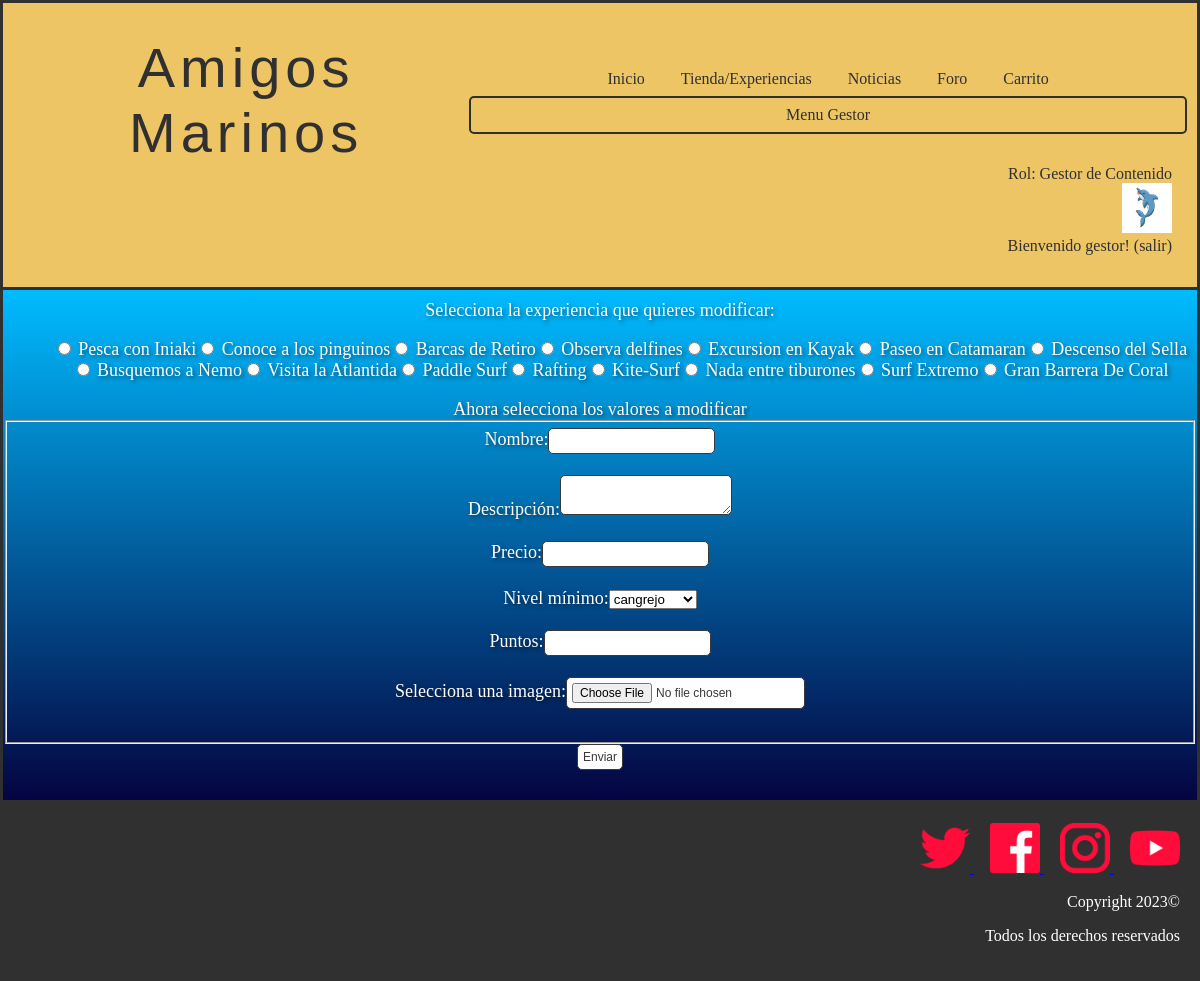
The page /modificarExperiencia.php (signed in) on the database its author committed.
### tables this page shows
CREATE TABLE IF NOT EXISTS `rol` (
  `numero` int(11) NOT NULL,
  `nombre` varchar(25) NOT NULL,
  PRIMARY KEY (`numero`)
);

CREATE TABLE IF NOT EXISTS `experiencias` (
  `nombre` varchar(25) NOT NULL,
  `id` int(11) NOT NULL AUTO_INCREMENT,
  `descripcion` text NOT NULL,
  `precio` float NOT NULL,
  `nivelminimo` int(11) NOT NULL,
  `puntos` int(11) NOT NULL,
  `imagen` varchar(50) NOT NULL,
  PRIMARY KEY (`id`),
  KEY `nivelminimo` (`nivelminimo`)
);

### includes/rol.php (called while the page is built, shortened)
<?php
class rol{
    private $nombre;
    private function __construct($numero,$nombre){
        $this->nombre = $nombre;
    }
    public static function getRolByNumero($numero){
        $conn = Aplicacion::getInstance()->getConexionBd();
        $query = sprintf("SELECT * FROM rol U WHERE U.numero=$numero");
        $rs = $conn->query($query);
        $fila=$rs->fetch_assoc();
        $rol = new rol($fila['numero'], $fila['nombre']);
        return $rol;
    }
    public function getNombre(){
        return $this->nombre;
    }
}
?>

### includes/level.php (called while the page is built, shortened)
<?php
class level{
    private $numero;
    private $nombre;
    private function __construct($numero,$nombre,$minimo,$maximo){
        $this->numero = $numero;
        $this->nombre = $nombre;
    }
    public static function getLevel($puntos){
        $conn = Aplicacion::getInstance()->getConexionBd();
        $query = sprintf("SELECT * FROM nivel U WHERE $puntos<=U.maximo AND $puntos>=U.minimo");
        $rs = $conn->query($query);
        $fila=$rs->fetch_assoc();
        $level = new level($fila['numero'], $fila['nombre'], $fila['minimo'], $fila['maximo']);
        return $level;
    }
    public static function getAllLevels(){
        $levels=[];
        $conn = Aplicacion::getInstance()->getConexionBd();
        $query = sprintf("SELECT * FROM nivel");
        $rs = $conn->query($query);
        if(mysqli_num_rows($rs) > 0){
            $i = 0;
            while($fila = $rs->fetch_assoc()){
                $levels[$i] = new level($fila['numero'], $fila['nombre'], $fila['minimo'], $fila['maximo']);
                $i++;
            }
            return $levels;
        }
       return false;
    }
    public function getNombre(){
        return $this->nombre;
    }
    public function getNumero(){
        return $this->numero;
    }
}
?>

### includes/Experiencia.php (called while the page is built, shortened)
<?php
class Experiencia {
    private $nombre;
    private $id;
    private $descripcion;
    private $precio;
    private $puntos;
    private $urlImagen;
    private function __construct($id = null , $descripcion, $precio,$nivelminimo, $urlImagen, $nombre,$puntos)
    {
        $this->id = $id;
        $this->descripcion = $descripcion;
        $this->nombre = $nombre;
        $this->precio = $precio;
        $this->urlImagen = $urlImagen;
        $this->puntos=$puntos;
    }
    public static function cargarExperiencias(){
        $experiencias = [];
        $conn=Aplicacion::getInstance()->getConexionBd();
        $query = "SELECT * FROM experiencias ORDER BY nivelminimo";
        $resultado = mysqli_query($conn, $query);
        if(mysqli_num_rows($resultado) > 0){
            $i = 0;
            while($fila = $resultado->fetch_assoc()){
                $experiencias[$i] = new Experiencia($fila["id"], $fila["descripcion"], $fila["precio"], $fila["nivelminimo"], $fila["imagen"], $fila["nombre"],$fila['puntos']);
                $i++;
            }
            return $experiencias;
        }
        else{
            return false;
        }
    }
    public function getId()
    {
        return $this->id;
    }
    public function getNombre()
    {
        return $this->nombre;
    }
    public function getPuntos()
    {
        return $this->puntos;
    }
    public function getDescripcion(){
        return $this->descripcion;
    }
    public function getImagen(){
        return $this->urlImagen;
    }
    public function getPrecio(){
        return $this->precio;
    }
}
?>

### modificarExperiencia.php (the view, shortened to what this page needs)
<?php
    require_once __DIR__.'/includes/Experiencia.php';
    require_once './includes/level.php';
?>
<!DOCTYPE html>
<html>
    <head>
        <link href= "./css/style.css" rel="stylesheet" type="text/css">
    </head>
    <body>
        <?php
            require ('./includes/comun/cabecera.php');
        ?>
        <main>
                <div class="container">
                    <div class="exp">
                            <?php
                                $experiencias = Experiencia::cargarExperiencias();
                                if(empty($experiencias)){
                                    echo '<h2>No hay experiencias en la tienda</h2>';
                                }
                                else{
                                    echo '<form action="validarEdicion.php?es=experiencia" method="post"  enctype="multipart/form-data">';
                                    echo '<label>Selecciona la experiencia que quieres modificar:</label>';
                                    echo '<ul class="modificarExp">';
                                    foreach($experiencias as $e){
                                            $id = $e->getId();
                                    $nombre = $e->getNombre();
                                    $descripcion = $e->getDescripcion();
                                    $precio = $e->getPrecio();
                                    $puntos=$e->getPuntos();
                                    $imagen = $e->getImagen();
                                    echo "<li><input type='radio' name='experiencia' value='". $id ."' data-nombre='". $nombre ."' data-descripcion='". $descripcion ."' data-precio='". $precio ."' data-imagen='". $imagen ."'data-puntos='". $puntos ."'> ". $nombre ."</li>";
                                        }
                        echo '</ul>';
                                    echo '<label>Ahora selecciona los valores a modificar</label>';
                                    echo '<fieldset>';
                                    echo '<label for="nombre">Nombre:</label>';
                                    echo '<input type="text" name="nombre" id="nombre"><br><br>';
                                    echo '<label for="descripcion">Descripción:</label>';
                                    echo '<textarea name="descripcion" id="descripcion"></textarea><br><br>';
                                    echo '<label for="precio">Precio:</label>';
                                    echo '<input type="number"  inputmode="decimal" name="precio" id="precio" step="0.01" min="0"><br><br>';
                                    echo '<label for="nivelminimo">Nivel mínimo:</label>';
                                    echo '<select name ="nivelminimo" id="nivelminimo">';
                                    $levels=level::getAllLevels();
                                    foreach($levels as $level){
                                        echo '<option value="'.$level->getNombre().'">'.$level->getNombre().'</option>';
                                    }
                                    echo'</select> <br><br>';
                                    echo '<label for="puntos">Puntos:</label>';
                                    echo '<input type="number" name="puntos" id="puntos"><br><br>';
                                    echo '<label for="imagen">Selecciona una imagen:</label>';
                                    echo '<input type="file" name="imagen" id="imagen"><br><br>';
                                    echo '</fieldset>';
                                    echo '<input type="submit" value="Enviar">';
                                    echo '</form>';
                                }
                        ?>
                    </div>
                </div>
                <?php
                    require('./includes/comun/pie.php');
                ?>
        </main>
    </body>
</html>

### includes/comun/cabecera.php (shortened to what this page needs)
<?php
require_once './includes/level.php';
require_once './includes/rol.php';
function reconocerUsuario() {
  if (isset($_SESSION["login"]) && ($_SESSION["login"]===true)){
    $rol =rol::getRolByNumero($_SESSION['rol']);
    echo'Rol: '.$rol->getNombre();
    $level=level::getLevel($_SESSION["puntos"]);
    if($level->getNumero() == level::cangrejo){
      echo '<form method="post" action="micuenta.php">
      <input type="image" src="./img/cangrejo.jpg" name="boton" width="50" alt="Botón icono cangrejo"  height="50" />
      </form>';
      echo 'Bienvenido ' . $_SESSION['nombre'] . '! ';
      echo '<a href="logout.php">(salir)</a>';
    }
    else if($level->getNumero() == level::delfin){
      echo '<form method="post" action="micuenta.php">
      <input type="image" src="./img/delfin.jpg" name="boton" width="50" alt="Botón icono delfin"  height="50" />
      </form>';
      echo 'Bienvenido ' . $_SESSION['nombre'] . '! ';
      echo '<a href="logout.php">(salir)</a>';
    }
  } else {
    echo '<form method="post" action="login.php">
    <input type="image" src="./img/usuariodesconocido.jpg" name="boton" width="50" alt="Botón para ir a login"  height="50" />
    </form>';
    echo 'Usuario desconocido. ';
    echo '<a href="login.php">Login </a>';
  }
}
?>
<header class ="header">
  <div class="cont logo-nav-cont" >
    <a class="logo">Amigos Marinos</a>
    <nav class="navigation">
          <ul>
            <li><a href="index.php ">Inicio</a></li>
            <li><a href="tienda.php">Tienda/Experiencias</a></li>
            <li><a href="noticias.php">Noticias</a></li>
            <li><a href="foro.php">Foro</a></li>
            <?php
            if (isset($_SESSION["login"]) && ($_SESSION["login"]===true)){
              ?>
              <li><a href="vistaCarrito.php">Carrito</a></li>
                <?php
                if($_SESSION["rol"] == "0"||$_SESSION["rol"] == "2"){
                  ?>
                  <li class="list__item list__item--click">
                    <div class="list__button list__button--click">
                      <a href="#" class="nav__link" id="header_button">Menu Gestor</a>
                    </div>
              </li>
          </ul>
              <?php
              }
            }
          ?>
      </nav>
    </div>
		<div class="login" >
		 <?php
		reconocerUsuario();
		?>
		</div>
</header>

### css/style.css (style rules this page uses)
body { color: white; background-color: white; text-align: center; margin: auto; }
.container { background-image: linear-gradient(to bottom,#00bbff, #040440); border: 3px solid #303030; padding-top: 10px; padding-bottom: 20px; }
.header { background-color: #eec565; color:#303030; border: 3px solid #303030; border-bottom: none; padding:2rem 0; }
.header a { color:#303030; text-decoration:none; }
.logo { letter-spacing: 5px; font-size: 3.5em; font-family:Impact, Haettenschweiler, 'Arial Narrow Bold', sans-serif; margin-left: 20px; max-width: 100%; max-height: 100%; }
.logo-nav-cont { display: flex; justify-content: space-between; align-items: center; margin-right: 10px; }
.navigation ul { margin: 0; padding: 0; list-style: none; }
.navigation ul li { display:inline-block; }
.navigation ul li a { display: block; padding: 0.5rem 1rem; transition: all 0.4s linear; border-radius: 5px; }
.login { text-align: right; margin-right: 25px; }
input[type="text"], input[type="email"], input::placeholder, input[type="password"],textarea,input[type="number"],input[type="password"] { background-color: transparent; border: none; font-size: 25px; border-bottom: 2px solid #fff; color: #fff; text-align: center; text-shadow: 2px 2px 4px rgba(0, 0, 0, 0.5); }
.modificarExp li { color:white; list-style: none; text-align: center; font-weight:500; font-size: large; display: inline-block; }
.exp { color:white; text-shadow: 2px 2px 4px rgba(0, 0, 0, 0.5); font-weight:500; font-size: 18px; display: block; margin-bottom: 10px; }
.exp input { border: 1px solid #393939; border-radius: 5px 5px 5px 5px; color: #393939; font-size: 12px; padding: 5px; background: white; cursor: pointer; }
.exp textarea { background: white; border: 1px solid #393939; border-radius: 5px 5px 5px 5px; color: black; font-size: 12px; padding: 5px; cursor: pointer; }
#nombre { text-decoration: underline; }
.nav__link { color: #303440; padding: 15px 0; }
.list__item { width: 100%; overflow: hidden; flex-direction: column; text-align: center; }
#header_button { border: 2px solid #303030; }
.list__item--click { cursor: pointer; }

### rows shown on the page
rol: nombre "Gestor de Contenido"
experiencias: nombre "Pesca con Iniaki"
experiencias: nombre "Conoce a los pinguinos"
experiencias: nombre "Barcas de Retiro"
experiencias: nombre "Observa delfines"
experiencias: nombre "Excursion en Kayak"
experiencias: nombre "Paseo en Catamaran"
experiencias: nombre "Descenso del Sella"
experiencias: nombre "Busquemos a Nemo"
experiencias: nombre "Visita la Atlantida"
experiencias: nombre "Paddle Surf"
experiencias: nombre "Rafting"
experiencias: nombre "Kite-Surf"
experiencias: nombre "Nada entre tiburones"
experiencias: nombre "Surf Extremo"
experiencias: nombre "Gran Barrera De Coral"

### other values the page prints
$_SESSION['nombre'] "gestor"
form field nivelminimo "cangrejo"
